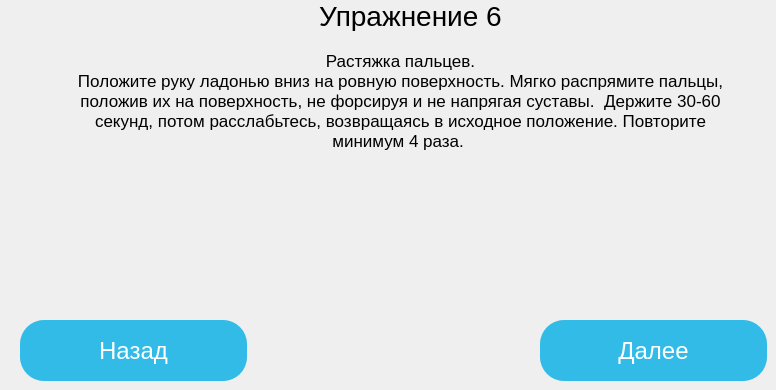
      <widget class="QWidget" name="page_9">
       <widget class="QLabel" name="main_label_9">
        <property name="geometry">
         <rect>
          <x>300</x>
          <y>0</y>
          <width>221</width>
          <height>31</height>
         </rect>
        </property>
        <property name="styleSheet">
         <string notr="true">width: 609px;
height: 227px;
left: 105px;
top: 97px;

font-family: 'Graduate';
font-style: normal;
font-weight: 400;
font-size: 28px;
line-height: 23px;
text-align: center;

color: #000000;</string>
        </property>
        <property name="text">
         <string>Упражнение 6</string>
        </property>
        <property name="alignment">
         <set>Qt::AlignCenter</set>
        </property>
        <property name="wordWrap">
         <bool>true</bool>
        </property>
       </widget>
       <widget class="QLabel" name="sub_label_7">
        <property name="geometry">
         <rect>
          <x>60</x>
          <y>50</y>
          <width>681</width>
          <height>101</height>
         </rect>
        </property>
        <property name="styleSheet">
         <string notr="true">width: 609px;
height: 227px;
left: 105px;
top: 97px;

font-family: 'Graduate';
font-style: normal;
font-weight: 400;
font-size: 17px;
line-height: 23px;
text-align: center;

color: #000000;</string>
        </property>
        <property name="text">
         <string>Растяжка пальцев. 
Положите руку ладонью вниз на ровную поверхность. Мягко распрямите пальцы, положив их на поверхность, не форсируя и не напрягая суставы.  Держите 30-60 секунд, потом расслабьтесь, возвращаясь в исходное положение. Повторите минимум 4 раза. </string>
        </property>
        <property name="alignment">
         <set>Qt::AlignCenter</set>
        </property>
        <property name="wordWrap">
         <bool>true</bool>
        </property>
       </widget>
       <widget class="QLabel" name="img_label_7">
        <property name="geometry">
         <rect>
          <x>260</x>
          <y>170</y>
          <width>281</width>
          <height>171</height>
         </rect>
        </property>
        <property name="text">
         <string/>
        </property>
        <property name="pixmap">
         <pixmap resource="res/res.qrc">:/img/img/img_7.png</pixmap>
        </property>
        <property name="alignment">
         <set>Qt::AlignCenter</set>
        </property>
       </widget>
       <widget class="QPushButton" name="next_pushButton_10">
        <property name="geometry">
         <rect>
          <x>540</x>
          <y>320</y>
          <width>227</width>
          <height>61</height>
         </rect>
        </property>
        <property name="styleSheet">
         <string notr="true">width: 227px;
height: 61px;
left: 287px;
top: 257px;

background: #33BBE7;
box-shadow: 0px 4px 4px rgba(0, 0, 0, 0.25), 0px 4px 4px rgba(0, 0, 0, 0.25);
border-radius: 24px;

font-family: 'Hind';
font-style: normal;
font-weight: 400;
font-size: 24px;
line-height: 38px;
text-align: center;

color: #FFFFFF;</string>
        </property>
        <property name="text">
         <string>Далее</string>
        </property>
       </widget>
       <widget class="QPushButton" name="previous_pushButton_6">
        <property name="geometry">
         <rect>
          <x>20</x>
          <y>320</y>
          <width>227</width>
          <height>61</height>
         </rect>
        </property>
        <property name="styleSheet">
         <string notr="true">width: 227px;
height: 61px;
left: 287px;
top: 257px;

background: #33BBE7;
box-shadow: 0px 4px 4px rgba(0, 0, 0, 0.25), 0px 4px 4px rgba(0, 0, 0, 0.25);
border-radius: 24px;

font-family: 'Hind';
font-style: normal;
font-weight: 400;
font-size: 24px;
line-height: 38px;
text-align: center;

color: #FFFFFF;</string>
        </property>
        <property name="text">
         <string>Назад</string>
        </property>
       </widget>
      </widget>
